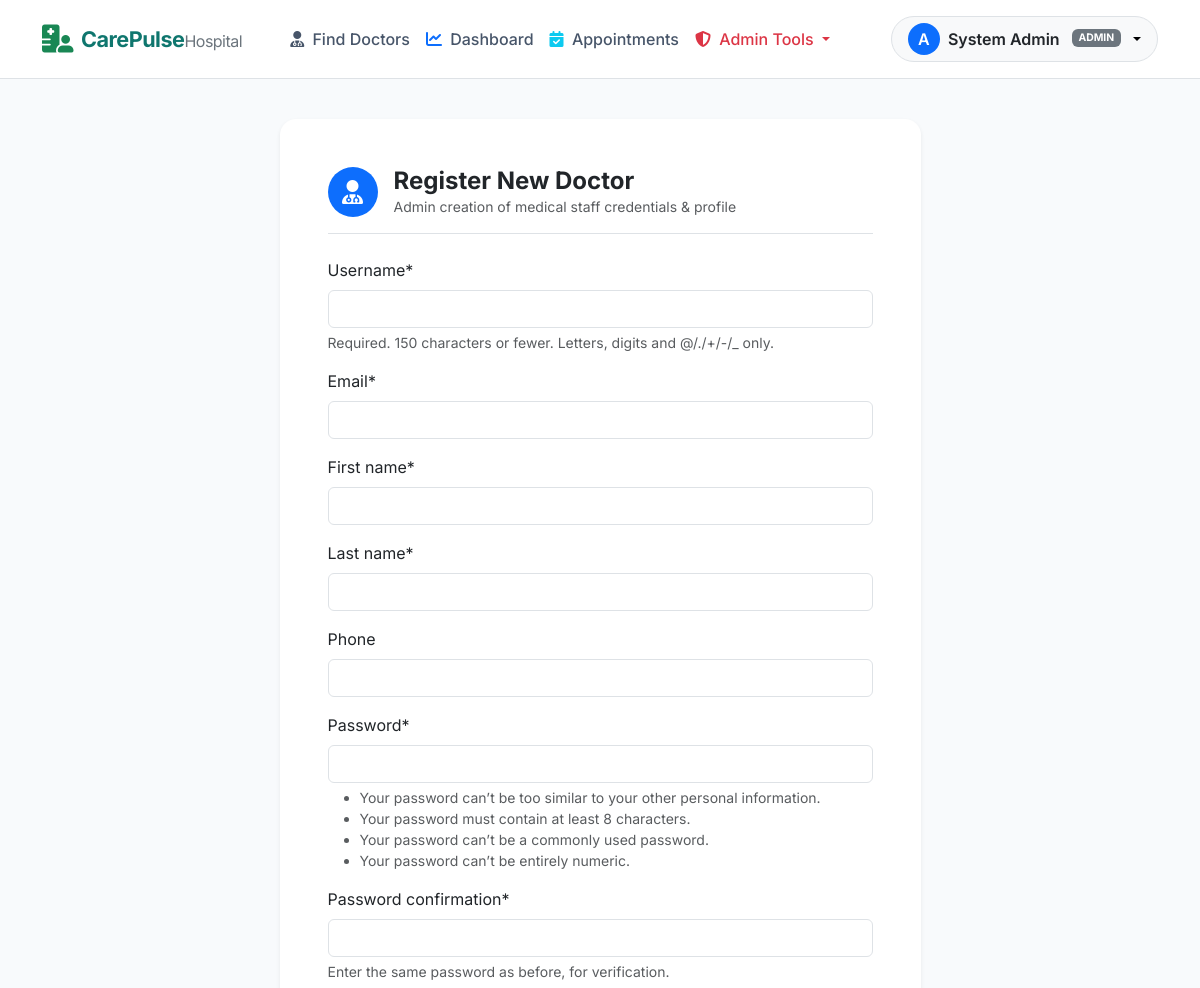
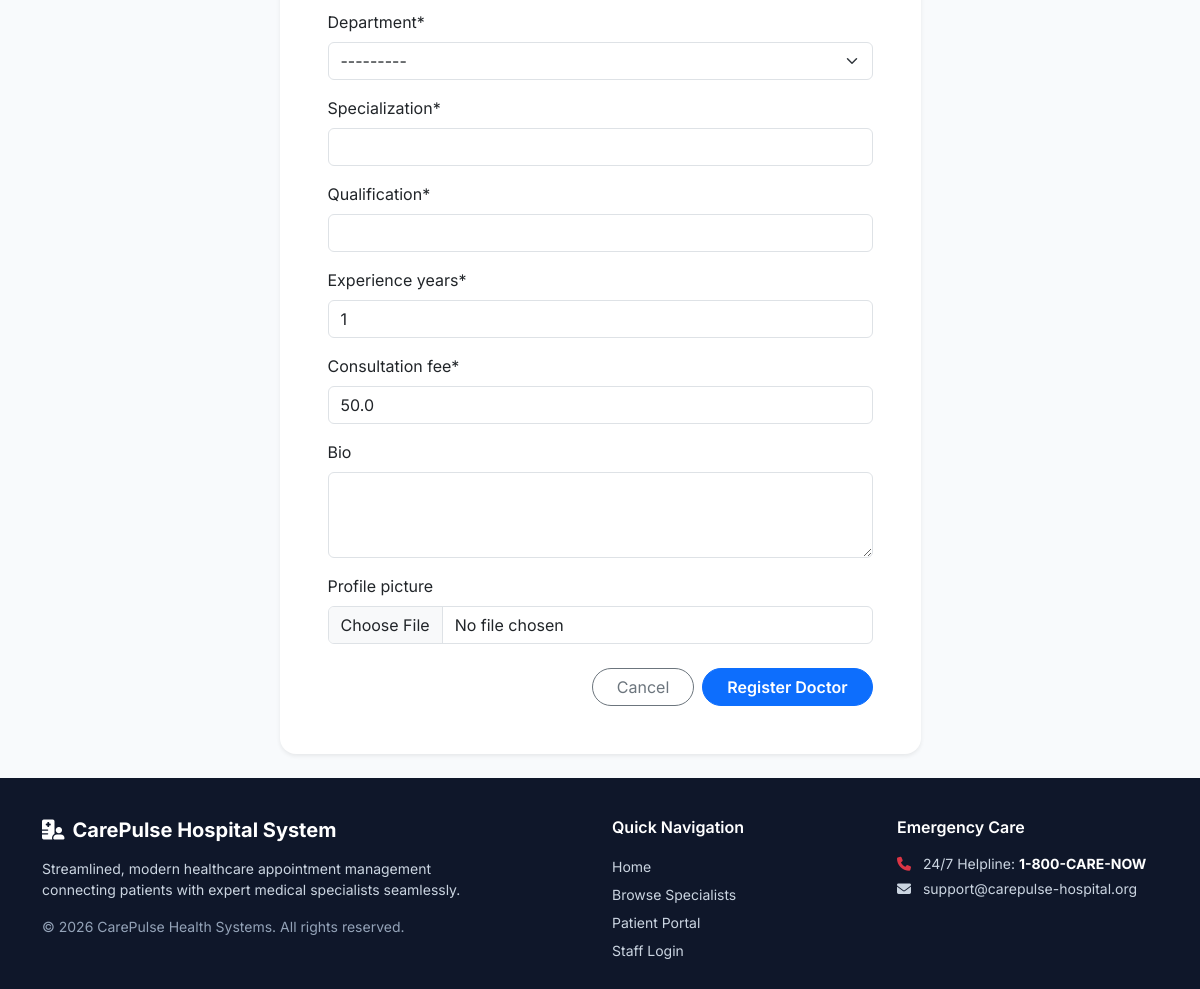
Screenshot of /doctors/create/ (signed in) with the database file from the repository (2 pictures, top to bottom).
### apps/accounts/models.py (models this page shows, shortened)
class CustomUser(AbstractUser):
    ROLE_ADMIN = 'admin'
    ROLE_DOCTOR = 'doctor'
    ROLE_PATIENT = 'patient'
    ROLE_CHOICES = (
        (ROLE_ADMIN, 'Admin'),
        (ROLE_DOCTOR, 'Doctor'),
        (ROLE_PATIENT, 'Patient'),
    )
    GENDER_CHOICES = (
        ('male', 'Male'),
        ('female', 'Female'),
        ('other', 'Other'),
    )
    role = models.CharField(max_length=20, choices=ROLE_CHOICES, default=ROLE_PATIENT)
    phone = models.CharField(max_length=20, blank=True, null=True)
    gender = models.CharField(max_length=10, choices=GENDER_CHOICES, blank=True, null=True)
    date_of_birth = models.DateField(blank=True, null=True)
    @property
    def is_admin(self):
        return self.role == self.ROLE_ADMIN or self.is_superuser
    @property
    def is_doctor(self):
        return self.role == self.ROLE_DOCTOR
    @property
    def is_patient(self):
        return self.role == self.ROLE_PATIENT
    def get_display_name(self):
        full_name = self.get_full_name()
        if full_name:
            return f"Dr. {full_name}" if self.is_doctor else full_name
        return self.username

### apps/doctors/views.py (the view)
# urls.py: path('create/', views.create_doctor_by_admin, name='create_doctor'),
@login_required
def create_doctor_by_admin(request):
    if not request.user.is_admin:
        messages.error(request, "Access restricted to admins.")
        return redirect('core:dashboard_redirect')
    if request.method == 'POST':
        form = AdminCreateDoctorForm(request.POST, request.FILES)
        if form.is_valid():
            form.save()
            messages.success(request, "New doctor registered successfully!")
            return redirect('core:admin_dashboard')
    else:
        form = AdminCreateDoctorForm()
    return render(request, 'doctors/create_doctor.html', {'form': form})

### apps/doctors/forms.py (shortened to what this page needs)
class AdminCreateDoctorForm(UserCreationForm):
    first_name = forms.CharField(max_length=50, required=True)
    last_name = forms.CharField(max_length=50, required=True)
    email = forms.EmailField(required=True)
    phone = forms.CharField(max_length=20, required=False)
    department = forms.ModelChoiceField(queryset=Department.objects.all(), required=True)
    specialization = forms.CharField(max_length=150, required=True)
    qualification = forms.CharField(max_length=150, required=True)
    experience_years = forms.IntegerField(min_value=0, initial=1)
    consultation_fee = forms.DecimalField(max_digits=10, decimal_places=2, initial=50.00)
    bio = forms.CharField(widget=forms.Textarea(attrs={'rows': 3}), required=False)
    profile_picture = forms.ImageField(required=False)
    class Meta(UserCreationForm.Meta):
        model = CustomUser
        fields = ('username', 'email', 'first_name', 'last_name', 'phone')

### apps/doctors/models.py (called while the page is built)
    def __str__(self):
        return self.name

### templates/doctors/create_doctor.html (shortened to what this page needs)
{% extends 'base.html' %}
{% load crispy_forms_tags %}
{% block content %}
<div class="container py-4">
    <div class="row justify-content-center">
        <div class="col-md-8 col-lg-7">
            <div class="card custom-card border-0 p-4 p-md-5 rounded-4 shadow-sm">
                <div class="d-flex align-items-center gap-3 mb-4 border-bottom pb-3">
                    <div class="bg-primary text-white rounded-circle d-flex align-items-center justify-content-center" style="width: 50px; height: 50px;">
                        <i class="fa-solid fa-user-doctor fs-4"></i>
                    </div>
                    <div>
                        <h4 class="fw-bold mb-0">Register New Doctor</h4>
                        <p class="text-muted small mb-0">Admin creation of medical staff credentials & profile</p>
                    </div>
                </div>
                <form method="POST" enctype="multipart/form-data">
                    {{ form|crispy }}
                    <div class="d-flex justify-content-end gap-2 mt-4">
                        <a href="{% url 'core:admin_dashboard' %}" class="btn btn-outline-secondary rounded-pill px-4">Cancel</a>
                        <button type="submit" class="btn btn-primary rounded-pill px-4 fw-semibold">Register Doctor</button>
                    </div>
                </form>
            </div>
        </div>
    </div>
</div>
{% endblock %}

### templates/base.html (shortened to what this page needs)
<!DOCTYPE html>
<html lang="en">
<head>
    <link href="https://cdn.jsdelivr.net/npm/bootstrap@5.3.0/dist/css/bootstrap.min.css" rel="stylesheet">
    <link rel="stylesheet" href="https://cdnjs.cloudflare.com/ajax/libs/font-awesome/6.4.0/css/all.min.css">
    {% load static %}
    <link rel="stylesheet" href="{% static 'css/style.css' %}">
</head>
<body>
    <nav class="navbar navbar-expand-lg navbar-light bg-white border-bottom sticky-top py-3">
        <div class="container">
            <a class="navbar-brand navbar-brand-custom d-flex align-items-center gap-2" href="{% url 'core:home' %}">
                <i class="fa-solid fa-hospital-user text-success fs-3"></i>
                <span>CarePulse<span class="text-secondary fw-normal fs-6">Hospital</span></span>
            </a>
            <div class="collapse navbar-collapse" id="navbarMain">
                <ul class="navbar-nav me-auto mb-2 mb-lg-0 ms-lg-4">
                    <li class="nav-item">
                        <a class="nav-link" href="{% url 'doctors:doctor_list' %}">
                            <i class="fa-solid fa-user-doctor me-1 text-teal"></i> Find Doctors
                        </a>
                    </li>
                    {% if user.is_authenticated %}
                        <li class="nav-item">
                            <a class="nav-link" href="{% url 'core:dashboard_redirect' %}">
                                <i class="fa-solid fa-chart-line me-1 text-primary"></i> Dashboard
                            </a>
                        </li>
                        <li class="nav-item">
                            <a class="nav-link" href="{% url 'appointments:my_appointments' %}">
                                <i class="fa-solid fa-calendar-check me-1 text-info"></i> Appointments
                            </a>
                        </li>
                        {% if user.is_admin %}
                            <li class="nav-item dropdown">
                                <a class="nav-link dropdown-toggle text-danger" href="#" role="button" data-bs-toggle="dropdown">
                                    <i class="fa-solid fa-shield-halved me-1"></i> Admin Tools
                                </a>
                            </li>
                        {% endif %}
                    {% endif %}
                </ul>
                <div class="d-flex align-items-center gap-3">
                    {% if user.is_authenticated %}
                        <div class="dropdown">
                            <button class="btn btn-light rounded-pill border dropdown-toggle px-3 d-flex align-items-center gap-2" type="button" data-bs-toggle="dropdown">
                                <div class="bg-primary text-white rounded-circle d-flex align-items-center justify-content-center" style="width: 32px; height: 32px; font-weight: 600;">
                                    {{ user.username|slice:":1"|upper }}
                                </div>
                                <span class="fw-semibold text-dark">{{ user.get_display_name }}</span>
                                <span class="badge bg-secondary text-uppercase ms-1" style="font-size: 0.65rem;">{{ user.role }}</span>
                            </button>
                        </div>
                    {% else %}
                        <a href="{% url 'accounts:login' %}" class="btn btn-outline-secondary rounded-pill px-4">Log In</a>
                        <a href="{% url 'accounts:register_patient' %}" class="btn btn-primary rounded-pill px-4 shadow-sm">
                            <i class="fa-solid fa-user-plus me-1"></i> Patient Sign Up
                        </a>
                    {% endif %}
                </div>
            </div>
        </div>
    </nav>
    <main class="main-content">
        {% block content %}{% endblock %}
    </main>
    <footer class="footer-custom mt-auto">
        <div class="container">
            <div class="row gy-4">
                <div class="col-md-5">
                    <h5 class="text-white fw-bold mb-3">
                        <i class="fa-solid fa-hospital-user text-teal me-2"></i>CarePulse Hospital System
                    </h5>
                    <p class="small mb-3 text-light-subtle" style="color: #cbd5e1 !important;">
                        Streamlined, modern healthcare appointment management connecting patients with expert medical specialists seamlessly.
                    </p>
                    <div class="small" style="color: #94a3b8 !important;">&copy; 2026 CarePulse Health Systems. All rights reserved.</div>
                </div>
                <div class="col-md-3 offset-md-1">
                    <h6 class="text-white fw-semibold mb-3">Quick Navigation</h6>
                    <ul class="list-unstyled small lh-lg mb-0">
                        <li><a href="{% url 'core:home' %}" class="text-decoration-none" style="color: #cbd5e1;">Home</a></li>
                        <li><a href="{% url 'doctors:doctor_list' %}" class="text-decoration-none" style="color: #cbd5e1;">Browse Specialists</a></li>
                        <li><a href="{% url 'accounts:register_patient' %}" class="text-decoration-none" style="color: #cbd5e1;">Patient Portal</a></li>
                        <li><a href="{% url 'accounts:login' %}" class="text-decoration-none" style="color: #cbd5e1;">Staff Login</a></li>
                    </ul>
                </div>
                <div class="col-md-3">
                    <h6 class="text-white fw-semibold mb-3">Emergency Care</h6>
                    <p class="small mb-1" style="color: #cbd5e1 !important;"><i class="fa-solid fa-phone me-2 text-danger"></i> 24/7 Helpline: <strong class="text-white">1-800-CARE-NOW</strong></p>
                    <p class="small mb-0" style="color: #cbd5e1 !important;"><i class="fa-solid fa-envelope me-2 text-teal"></i> support@carepulse-hospital.org</p>
                </div>
            </div>
        </div>
    </footer>
</body>
</html>

### static/css/style.css (style rules this page uses)
:root { --primary-color: #0d6efd; --teal-primary: #0f766e; --teal-accent: #14b8a6; --dark-slate: #0f172a; --light-bg: #f8fafc; --card-shadow: 0 10px 25px -5px rgba(15, 23, 42, 0.08), 0 8px 10px -6px rgba(15, 23, 42, 0.04); }
body { font-family: 'Inter', system-ui, -apple-system, BlinkMacSystemFont, 'Segoe UI', Roboto, sans-serif; background-color: var(--light-bg); color: #334155; min-height: 100vh; display: flex; flex-direction: column; }
.main-content { flex: 1; }
.navbar-brand-custom { font-weight: 700; font-size: 1.35rem; color: #0f766e !important; letter-spacing: -0.5px; }
.nav-link { font-weight: 500; color: #475569; }
.custom-card { border: 1px solid rgba(226, 232, 240, 0.8); border-radius: 1rem; background: #ffffff; box-shadow: var(--card-shadow); }
.footer-custom { background-color: var(--dark-slate); color: #e2e8f0; padding: 2.5rem 0 1.5rem 0; margin-top: 4rem; }

### rows the page displays
CustomUser: username "A", get_display_name "System Admin", role "ADMIN"
